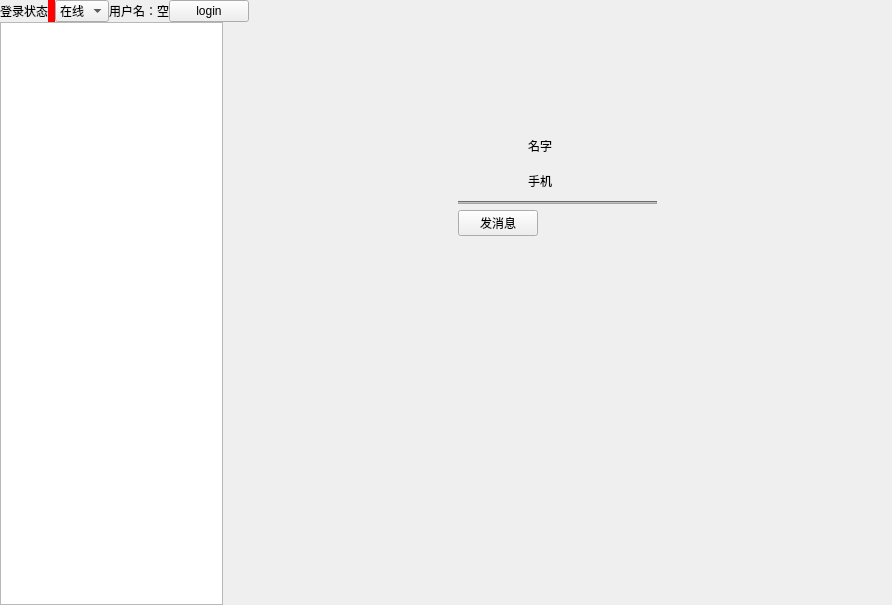
<?xml version="1.0" encoding="UTF-8"?>
<ui version="4.0">
 <class>OrgMainWidget</class>
 <widget class="QWidget" name="OrgMainWidget">
  <property name="geometry">
   <rect>
    <x>0</x>
    <y>0</y>
    <width>892</width>
    <height>605</height>
   </rect>
  </property>
  <property name="windowTitle">
   <string>Form</string>
  </property>
  <layout class="QGridLayout" name="gridLayout">
   <property name="leftMargin">
    <number>0</number>
   </property>
   <property name="topMargin">
    <number>0</number>
   </property>
   <property name="rightMargin">
    <number>0</number>
   </property>
   <property name="bottomMargin">
    <number>0</number>
   </property>
   <property name="spacing">
    <number>0</number>
   </property>
   <item row="0" column="0">
    <layout class="QHBoxLayout" name="horizontalLayout_6">
     <item>
      <widget class="QLabel" name="login_status_str_lab">
       <property name="text">
        <string>登录状态</string>
       </property>
      </widget>
     </item>
     <item>
      <widget class="QLabel" name="login_status_lab">
       <property name="styleSheet">
        <string notr="true">background-color: rgb(255, 0, 4);</string>
       </property>
       <property name="text">
        <string/>
       </property>
      </widget>
     </item>
     <item>
      <widget class="QComboBox" name="status_comboBox">
       <item>
        <property name="text">
         <string>在线</string>
        </property>
       </item>
       <item>
        <property name="text">
         <string>离开</string>
        </property>
       </item>
      </widget>
     </item>
     <item>
      <widget class="QLabel" name="label_2">
       <property name="text">
        <string>用户名：</string>
       </property>
      </widget>
     </item>
     <item>
      <widget class="QLabel" name="username_lab">
       <property name="text">
        <string>空</string>
       </property>
      </widget>
     </item>
     <item>
      <widget class="QPushButton" name="login_btn">
       <property name="text">
        <string>login</string>
       </property>
      </widget>
     </item>
     <item>
      <spacer name="horizontalSpacer">
       <property name="orientation">
        <enum>Qt::Horizontal</enum>
       </property>
       <property name="sizeHint" stdset="0">
        <size>
         <width>40</width>
         <height>20</height>
        </size>
       </property>
      </spacer>
     </item>
    </layout>
   </item>
   <item row="1" column="0">
    <layout class="QHBoxLayout" name="horizontalLayout_5" stretch="1,3">
     <item>
      <widget class="QTreeView" name="treeView"/>
     </item>
     <item>
      <widget class="QWidget" name="widget" native="true">
       <property name="styleSheet">
        <string notr="true">QWidget#widget{
background-image: url(:/resource/offline.png);
background-repeat: no-repeat;
background-position: center;
}
</string>
       </property>
       <layout class="QGridLayout" name="gridLayout_4">
        <property name="topMargin">
         <number>100</number>
        </property>
        <item row="0" column="1">
         <widget class="QWidget" name="info_widget" native="true">
          <layout class="QGridLayout" name="gridLayout_3">
           <item row="2" column="0" colspan="2">
            <layout class="QGridLayout" name="gridLayout_2">
             <item row="0" column="0" rowspan="2">
              <widget class="QLabel" name="head_image_label">
               <property name="minimumSize">
                <size>
                 <width>64</width>
                 <height>64</height>
                </size>
               </property>
               <property name="maximumSize">
                <size>
                 <width>64</width>
                 <height>64</height>
                </size>
               </property>
               <property name="text">
                <string/>
               </property>
               <property name="scaledContents">
                <bool>true</bool>
               </property>
              </widget>
             </item>
             <item row="0" column="1">
              <widget class="QLabel" name="name_label">
               <property name="text">
                <string>名字</string>
               </property>
              </widget>
             </item>
             <item row="1" column="1">
              <widget class="QLabel" name="phone_number_label">
               <property name="text">
                <string>手机</string>
               </property>
              </widget>
             </item>
            </layout>
           </item>
           <item row="4" column="0">
            <widget class="QPushButton" name="send_btn">
             <property name="styleSheet">
              <string notr="true"/>
             </property>
             <property name="text">
              <string>发消息</string>
             </property>
            </widget>
           </item>
           <item row="4" column="1">
            <spacer name="horizontalSpacer_4">
             <property name="orientation">
              <enum>Qt::Horizontal</enum>
             </property>
             <property name="sizeHint" stdset="0">
              <size>
               <width>109</width>
               <height>20</height>
              </size>
             </property>
            </spacer>
           </item>
           <item row="3" column="0" colspan="2">
            <widget class="Line" name="line">
             <property name="styleSheet">
              <string notr="true">background-color: rgb(165, 165, 165);</string>
             </property>
             <property name="orientation">
              <enum>Qt::Horizontal</enum>
             </property>
            </widget>
           </item>
          </layout>
         </widget>
        </item>
        <item row="0" column="3">
         <spacer name="horizontalSpacer_3">
          <property name="orientation">
           <enum>Qt::Horizontal</enum>
          </property>
          <property name="sizeHint" stdset="0">
           <size>
            <width>208</width>
            <height>20</height>
           </size>
          </property>
         </spacer>
        </item>
        <item row="1" column="1">
         <spacer name="verticalSpacer_2">
          <property name="orientation">
           <enum>Qt::Vertical</enum>
          </property>
          <property name="sizeHint" stdset="0">
           <size>
            <width>20</width>
            <height>217</height>
           </size>
          </property>
         </spacer>
        </item>
        <item row="0" column="0">
         <spacer name="horizontalSpacer_2">
          <property name="orientation">
           <enum>Qt::Horizontal</enum>
          </property>
          <property name="sizeHint" stdset="0">
           <size>
            <width>208</width>
            <height>20</height>
           </size>
          </property>
         </spacer>
        </item>
       </layout>
      </widget>
     </item>
    </layout>
   </item>
  </layout>
 </widget>
 <resources/>
 <connections/>
</ui>
